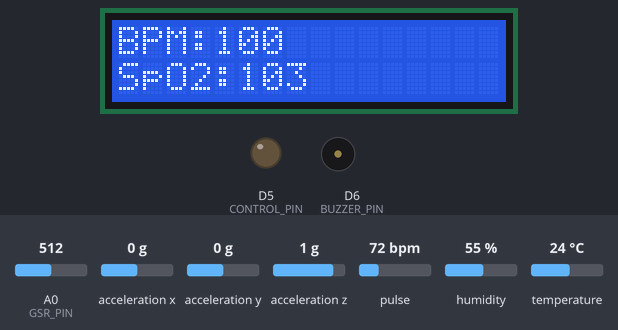
Simulated run of this sketch. Board: ESP8266 (NodeMCU). On the bench: 16×2 character LCD, output pins drawn as LEDs (lit = HIGH), buzzer (waves = sounding, pin HIGH). Inputs (shaded band) come from the test bench; at power-on: humidity 55 %, acceleration x 0 g, A0 (GSR_PIN) = 512, temperature 24 °C, acceleration y 0 g, acceleration z 1 g, pulse 72 bpm. WiFi joins after 1.5 s; servers stay silent unless stated; what the sketch prints to the serial monitor is not drawn.

Above: at 6.8 s.
6.9 s: humidity set to 22 %
At 8.7 s:
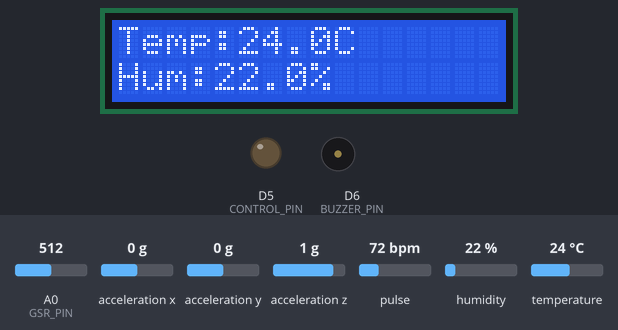
9.5 s: acceleration x set to -0.2 g
At 11.4 s:
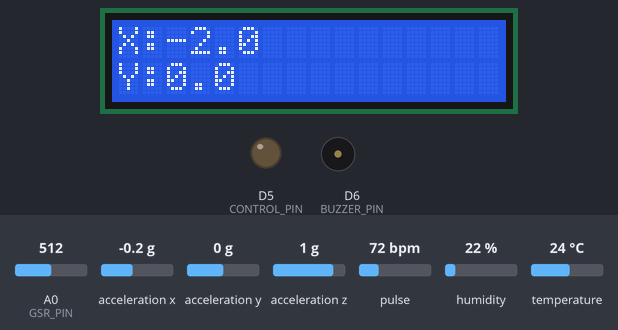
12.7 s: A0 (GSR_PIN) set to 716
At 13.0 s:
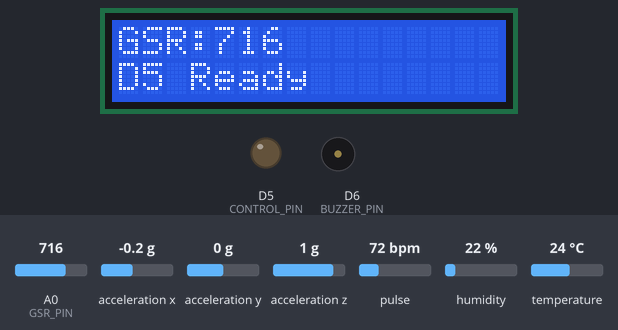
15.9 s: temperature set to 12 °C
At 18.6 s:
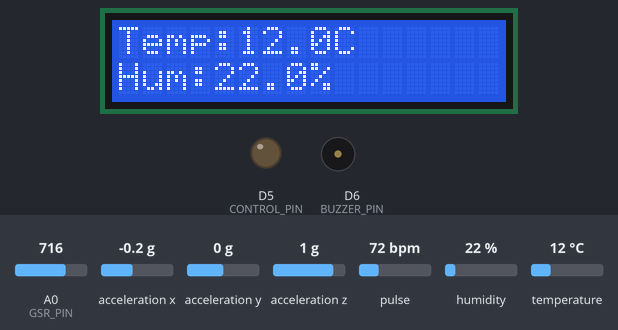
18.9 s: acceleration x set to 0.8 g
At 20.4 s:
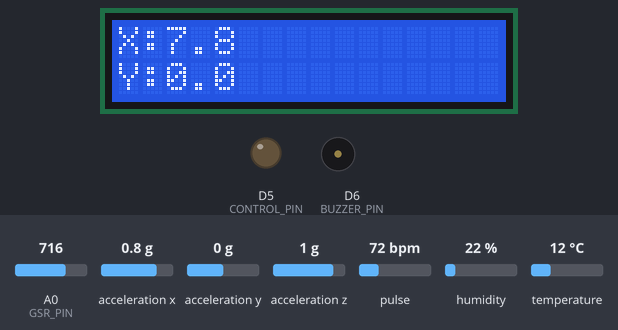
22.1 s: A0 (GSR_PIN) set to 992
At 23.1 s:
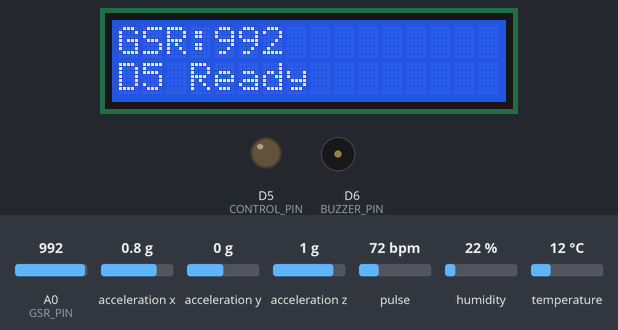
Timing chart, 0 to 25.1 s (numbered marks = the images above; inputs shaded):
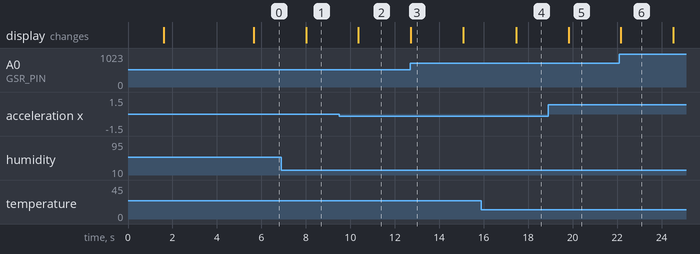

Measured:
- the behaviour switches between 0 and -0.1 g on acceleration x (found by bisection; images 1 and 2)
- after the input at 6.9 s, the display: changes after 1.1 s (image 1)
- after the input at 9.5 s, the display: changes after 0.86 s (image 2)
- after the input at 15.9 s, the display: changes after 1.6 s (image 4)
- after the input at 18.9 s, the display: changes after 0.91 s (image 5)
- what the display in image 3 shows lasts 2.4 s, from 12.7 s to 15.1 s

The sketch:

Pain_nss_2026.ino
```cpp
#include <Wire.h>
#include <ESP8266WiFi.h>
#include <LiquidCrystal_I2C.h>
#include "MAX30105.h"
#include "heartRate.h"
#include "DHTesp.h"
#include <Adafruit_ADXL345_U.h>
#include <ESP8266WebServer.h>

// ======== Wi-Fi ========
const char* ssid = "Project";
const char* password = "12345678";

// ======== Web Server ========
ESP8266WebServer server(80);

// ======== Sensors ========
MAX30105 particleSensor;
DHTesp dht;
LiquidCrystal_I2C lcd(0x27,16,2);
Adafruit_ADXL345_Unified accel = Adafruit_ADXL345_Unified(12345);

// ======== Pins ========
#define CONTROL_PIN D5    // output control
#define BUZZER_PIN  D6
#define GSR_PIN     A0

// ======== Variables ========
int beatAvg = 0;
int spo2 = 0;
float temperatureDHT = 0, humidity = 0;
int gsrValue = 0;
float X_val = 0, Y_val = 0;
unsigned long lastLCD = 0;
int lcdPage = 0;

// ======== Setup ========
void setup() {
  Serial.begin(9600);
  pinMode(CONTROL_PIN, OUTPUT);
  pinMode(BUZZER_PIN, OUTPUT);
  digitalWrite(CONTROL_PIN, LOW);
  digitalWrite(BUZZER_PIN, LOW);

  lcd.begin();
  lcd.backlight();
  lcd.setCursor(0,0);
  lcd.print("Connecting WiFi");

  WiFi.begin(ssid,password);
  while(WiFi.status()!=WL_CONNECTED){
    delay(500);
    Serial.print(".");
  }
  lcd.clear();
  lcd.setCursor(0,0);
  lcd.print("WiFi OK IP:");
  lcd.setCursor(0,1);
  lcd.print(WiFi.localIP());
  delay(2000);

  if(!particleSensor.begin(Wire, I2C_SPEED_STANDARD)){
    Serial.println("MAX30105 not found!");
  }
  particleSensor.setup();
  particleSensor.setPulseAmplitudeRed(60);
  particleSensor.setPulseAmplitudeGreen(0);

  dht.setup(D0, DHTesp::DHT11);
  delay(2000);

  if(!accel.begin()){
    Serial.println("ADXL345 not detected!");
    while(1);
  }
  accel.setRange(ADXL345_RANGE_2_G);

  // Web server
  server.on("/", handleRoot);
  server.onNotFound(handleCommand); // handle /1, /2, /5 etc.
  server.begin();
  Serial.println("Server ready");
}

// ======== Loop ========
void loop() {
  updateSensors();
  updateLCD();
  displaySerial();
  server.handleClient();
  delay(500);
}

// ======== Update Sensors ========
void updateSensors(){
  long irValue = particleSensor.getIR();
  beatAvg = irValue/1000;
  if(beatAvg < 40) beatAvg = 0;
  spo2 = beatAvg + 3;

  humidity = dht.getHumidity();
  temperatureDHT = dht.getTemperature();

  gsrValue = analogRead(GSR_PIN);

  sensors_event_t e;
  accel.getEvent(&e);
  X_val = e.acceleration.x;
  Y_val = e.acceleration.y;
}

// ======== Web server handlers ========
void handleRoot(){
  String html = "<html><head><meta http-equiv='refresh' content='5'/>"
                "<title>ESP8266 Health Monitor</title>"
                "<style>body{font-family:Arial;text-align:center;background:#f2f2f2;}h2{color:#333;}</style></head><body>";
  html += "<p><b>BPM:</b> "+String(beatAvg)+"</p>";
  html += "<p><b>SpO2:</b> "+String(spo2)+"</p>";
  html += "<p><b>Temperature:</b> "+String(temperatureDHT)+" °C</p>";
  html += "<p><b>Humidity:</b> "+String(humidity)+" %</p>";
  html += "<p><b>GSR:</b> "+String(gsrValue)+"</p>";
  html += "<p><b>X:</b> "+String(X_val)+" &nbsp; <b>Y:</b> "+String(Y_val)+"</p>";
  html += "</body></html>";
  server.send(200,"text/html",html);
}

void handleCommand(){
  String uri = server.uri();
  String secStr = uri.substring(1);
  if(secStr.length() > 0 && secStr.toInt() > 0){
    handleActivate(secStr.toInt());
  }
  handleRoot();
}

void handleActivate(int seconds){
  Serial.printf("D5 HIGH for %d s\n",seconds);
  digitalWrite(CONTROL_PIN,HIGH);
  delay(seconds*1000);
  digitalWrite(CONTROL_PIN,LOW);
  Serial.println("D5 LOW");
}

// ======== LCD pages ========
void updateLCD(){
  if(millis() - lastLCD < 2000) return; // change every 2 s
  lastLCD = millis();
  lcd.clear();
  switch(lcdPage){
    case 0:
      lcd.setCursor(0,0); lcd.print("BPM:"); lcd.print(beatAvg);
      lcd.setCursor(0,1); lcd.print("SpO2:"); lcd.print(spo2);
      break;
    case 1:
      lcd.setCursor(0,0); lcd.print("Temp:"); lcd.print(temperatureDHT,1); lcd.print("C");
      lcd.setCursor(0,1); lcd.print("Hum:"); lcd.print(humidity,1); lcd.print("%");
      break;
    case 2:
      lcd.setCursor(0,0); lcd.print("X:"); lcd.print(X_val,1);
      lcd.setCursor(0,1); lcd.print("Y:"); lcd.print(Y_val,1);
      break;
    case 3:
      lcd.setCursor(0,0); lcd.print("GSR:"); lcd.print(gsrValue);
      lcd.setCursor(0,1); lcd.print("D5 Ready");
      break;
  }
  lcdPage = (lcdPage + 1) % 4;
}

// ======== Serial Monitor ========
void displaySerial(){
  Serial.println("====== Sensor Data ======");
  Serial.printf("BPM: %d  SpO2: %d\n", beatAvg, spo2);
  Serial.printf("Temp: %.1fC  Hum: %.1f%%\n", temperatureDHT, humidity);
  Serial.printf("GSR: %d\n", gsrValue);
  Serial.printf("X: %.2f  Y: %.2f\n", X_val, Y_val);
  Serial.println("==========================");
}
```
